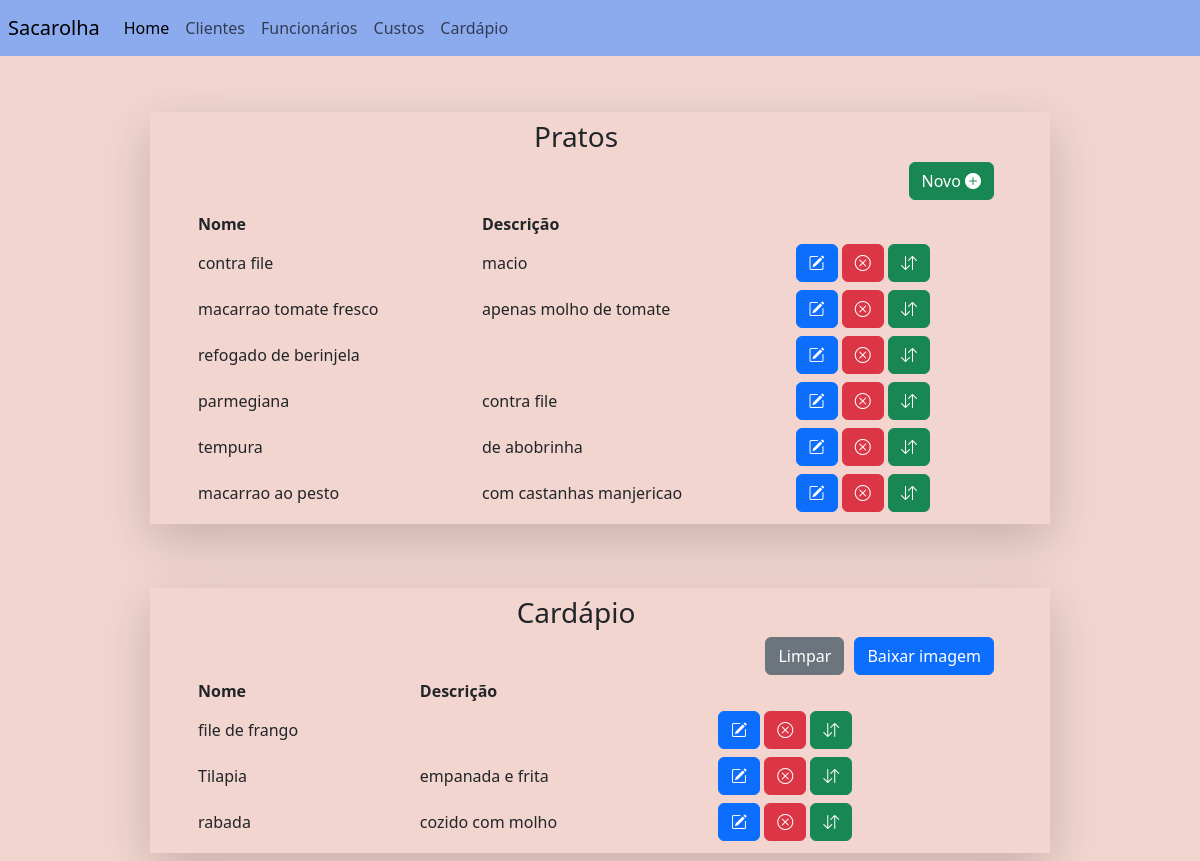
The app's page /cardapio_list (signed in), older data.
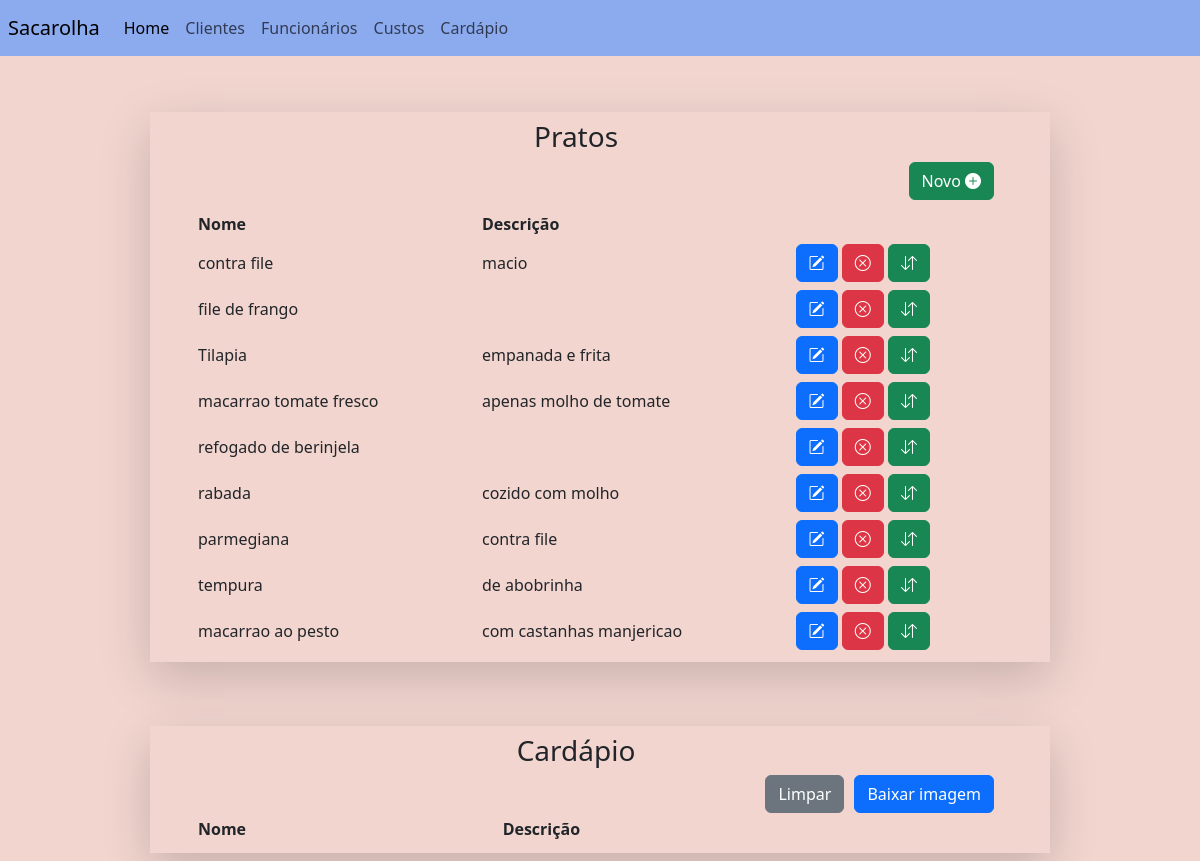
The same page, newer data.
### main/models.py (models this page shows, shortened)
class Cardapio(models.Model):
	user = models.ForeignKey(User, on_delete=models.CASCADE, null=True)
	name = models.CharField(max_length = 200)
	description = models.CharField(max_length = 200, blank=True)
	state = models.BooleanField(default=False)

### main/views.py (the view)
# urls.py: path('cardapio_list', views.CardapioListView.as_view(), name='cardapio_list'),
class CardapioListView(LoginRequiredMixin, ListView):
    login_url = "login"
    template_name = "main/cardapio/cardapio_list.html"
    model = Cardapio
    extra_context = {"second_div" : True}

### main/templates/main/cardapio/cardapio_list.html (shortened to what this page needs)
{%extends "base.html"%}
{%block navbar%}
{%include 'navbar.html'%}
{%endblock navbar%}
{%block content%}
<div align="right" class='pe-5' >
	<h3 align="center">Pratos</h3>
<a class='btn btn-success h1' href={%url 'cardapio_create'%} method='GET'class='h3'>Novo					<i class="bi bi-plus-circle-fill"></i></a>
{%include "main/cardapio/cardapio_table.html"%}
</div>
{%endblock content%}
{%block content_2%}
<div align="right" class='pe-5' >
	<h3 align="center">Cardápio</h3>
{%include "main/cardapio/cardapio_dia_table.html"%}
</div>
{%endblock content_2%}

### main/templates/main/cardapio/cardapio_table.html
<div class='row ps-5 justify-content-center'>
<table class=" table-sm">
<thead>
	<tr>
		<th>Nome</th>
		<th>Descrição</th>
		<th></th>
	</tr>
</thead>
<tbody>
	{%for object in object_list%}
		{%if object.state == False%}
		<tr>
			<td scope="row">{{object.name}}</td>
			<td scope="row">{{object.description}}</td>
			<td><a href="{%url 'cardapio_update' object.id%}" class='btn btn-primary'>
				<i class="bi bi-pencil-square"></i>
			</a>
			<a href="{%url 'cardapio_delete' object.id%}"class='btn btn-danger'>
				<i class="bi bi-x-circle"></i>
			</a>
			<a title="adicionar ao cardapio"href="{%url 'adicionar_cardapio' object.id%}"class='btn btn-success'>
				<i class="bi bi-arrow-down-up"></i>
			</a>
			</td>
		</tr>
		{%endif%}
	{%endfor%}
</tbody>
</table>
</div>

### main/templates/main/cardapio/cardapio_dia_table.html (shortened to what this page needs)
<div class='row ps-5 justify-content-center'>
<table class=" table-sm">
<thead>
	<tr>
		<th>Nome</th>
		<th>Descrição</th>
		<th></th>
	</tr>
</thead>
<tbody>
	<form method="POST" action="/menu_download">
	{%for object in object_list%}
		{%if object.state == True%}
		<tr>
			<td scope="row">{{object.name}}</td>
			<td scope="row">{{object.description}}</td>
			<td><a href="{%url 'cardapio_update' object.id%}" class='btn btn-primary'>
				<i class="bi bi-pencil-square"></i>
			</a>
			<a href="{%url 'cardapio_delete' object.id%}"class='btn btn-danger'>
				<i class="bi bi-x-circle"></i>
			</a>
			<a title="remover do cardapio" href="{%url 'adicionar_cardapio' object.id%}"class='btn btn-success'>
				<i class="bi bi-arrow-down-up"></i>
			</a>
			</td>
		</tr>
		{%endif%}
	{%endfor%}
	<div style="display: flex; justify-content: flex-end; gap: 10px;">
		<a href="{%url 'menu_clear'%}" title="Limpa o cardapio" class="btn btn-secondary">Limpar</a>
		<button type="submit" class="btn btn-primary">Baixar imagem</button>
	</div>
	</form>
</table>
</div>

Row changes from the older to the newer data that the page shows:
changed Cardapio "file de frango": moves from the list under "Cardápio" to the list under "Pratos"
changed Cardapio "Tilapia": moves from the list under "Cardápio" to the list under "Pratos"
changed Cardapio "rabada": moves from the list under "Cardápio" to the list under "Pratos"
